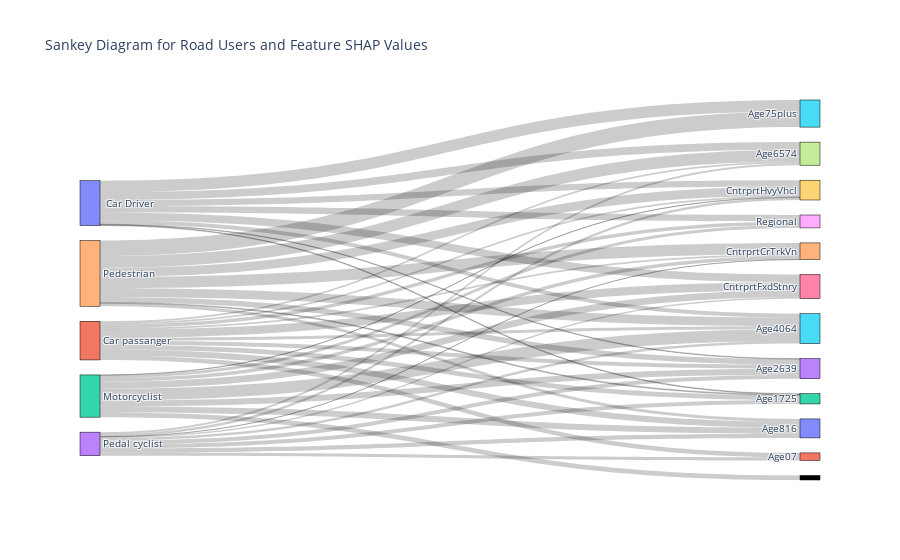

The notebook cell this image was saved under:
### Code cell
import plotly.graph_objects as go

road_users = [' Car Driver ', 'Car passanger', 'Motorcyclist', 'Pedal cyclist', 'Pedestrian']

features = ['Age75plus', 'CntrprtFxdStnry', 'Age6574', 'Regional', 'CntrprtHvyVhcl', 
             'Age816', 'Age07', 'Age1725', 'Age2639','CntrprtCrTrkVn','Age4064']

shap_values = [
    [1.204455, 0.809005 , 0.794644 , 0.675321 , 0.650412 , 0 , 0, 0.074074, 0.063740,0,0.403193],
    
    [0, 0.846266 , 0.165308 , 0.367684, 0.184118, 0.614995, 0.464437, 0.498480, 0.433433,0.162605,0.293250],
    
    [0, 0.721053 , 0, 0.302653 , 0.03, 0.636597, 0, 0, 0.613672,0.376469,1.245131,0.473880],
      
    [0, 0.144960 ,0.212492, 0 , 0.263205,  0.424280, 0.321673, 0.396205, 0.426279,0.0008,0.262013]
    
    ,

    [1.621386, 0 , 1.233770 , 0, 0.934333  , 0.302648, 0,0.092440, 0.561721,1.193576,0.908588]


]

source = []
target = []
value = []
label = road_users + features

for i, user_shap_values in enumerate(shap_values):
    for j, shap_value in enumerate(user_shap_values):
        source.append(i)
        target.append(len(road_users) + j)
        value.append(shap_value)

fig = go.Figure(data=[go.Sankey(
    node=dict(
        pad=15,
        thickness=20,
        line=dict(color='black', width=0.5),
        label=label
    ),
    link=dict(
        source=source,
        target=target,
        value=value
    ))])

fig.update_layout(title_text='Sankey Diagram for Road Users and Feature SHAP Values', font_size=10)
fig.show()

### Figure 1 — Plotly figure (JSON) as saved in the notebook; plotly's stock layout.template omitted (floating-point values rounded to 4 significant figures)
{"data": [{"link": {"source": [0, 0, 0, 0, 0, 0, 0, 0, 0, 0, 0, 1, 1, 1, 1, 1, 1, 1, 1, 1, 1, 1, 2, 2, 2, 2, 2, 2, 2, 2, 2, 2, 2, 2, 3, 3, 3, 3, 3, 3, 3, 3, 3, 3, 3, 4, 4, 4, 4, 4, 4, 4, 4, 4, 4, 4], "target": [5, 6, 7, 8, 9, 10, 11, 12, 13, 14, 15, 5, 6, 7, 8, 9, 10, 11, 12, 13, 14, 15, 5, 6, 7, 8, 9, 10, 11, 12, 13, 14, 15, 16, 5, 6, 7, 8, 9, 10, 11, 12, 13, 14, 15, 5, 6, 7, 8, 9, 10, 11, 12, 13, 14, 15], "value": [1.204, 0.809, 0.7946, 0.6753, 0.6504, 0, 0, 0.07407, 0.06374, 0, 0.4032, 0, 0.8463, 0.1653, 0.3677, 0.1841, 0.615, 0.4644, 0.4985, 0.4334, 0.1626, 0.2933, 0, 0.7211, 0, 0.3027, 0.03, 0.6366, 0, 0, 0.6137, 0.3765, 1.245, 0.4739, 0, 0.145, 0.2125, 0, 0.2632, 0.4243, 0.3217, 0.3962, 0.4263, 0.0008, 0.262, 1.621, 0, 1.234, 0, 0.9343, 0.3026, 0, 0.09244, 0.5617, 1.194, 0.9086]}, "node": {"label": [" Car Driver ", "Car passanger", "Motorcyclist", "Pedal cyclist", "Pedestrian", "Age75plus", "CntrprtFxdStnry", "Age6574", "Regional", "CntrprtHvyVhcl", "Age816", "Age07", "Age1725", "Age2639", "CntrprtCrTrkVn", "Age4064"], "line": {"color": "black", "width": 0.5}, "pad": 15, "thickness": 20}, "type": "sankey"}], "layout": {"font": {"size": 10}, "title": {"text": "Sankey Diagram for Road Users and Feature SHAP Values"}}}
